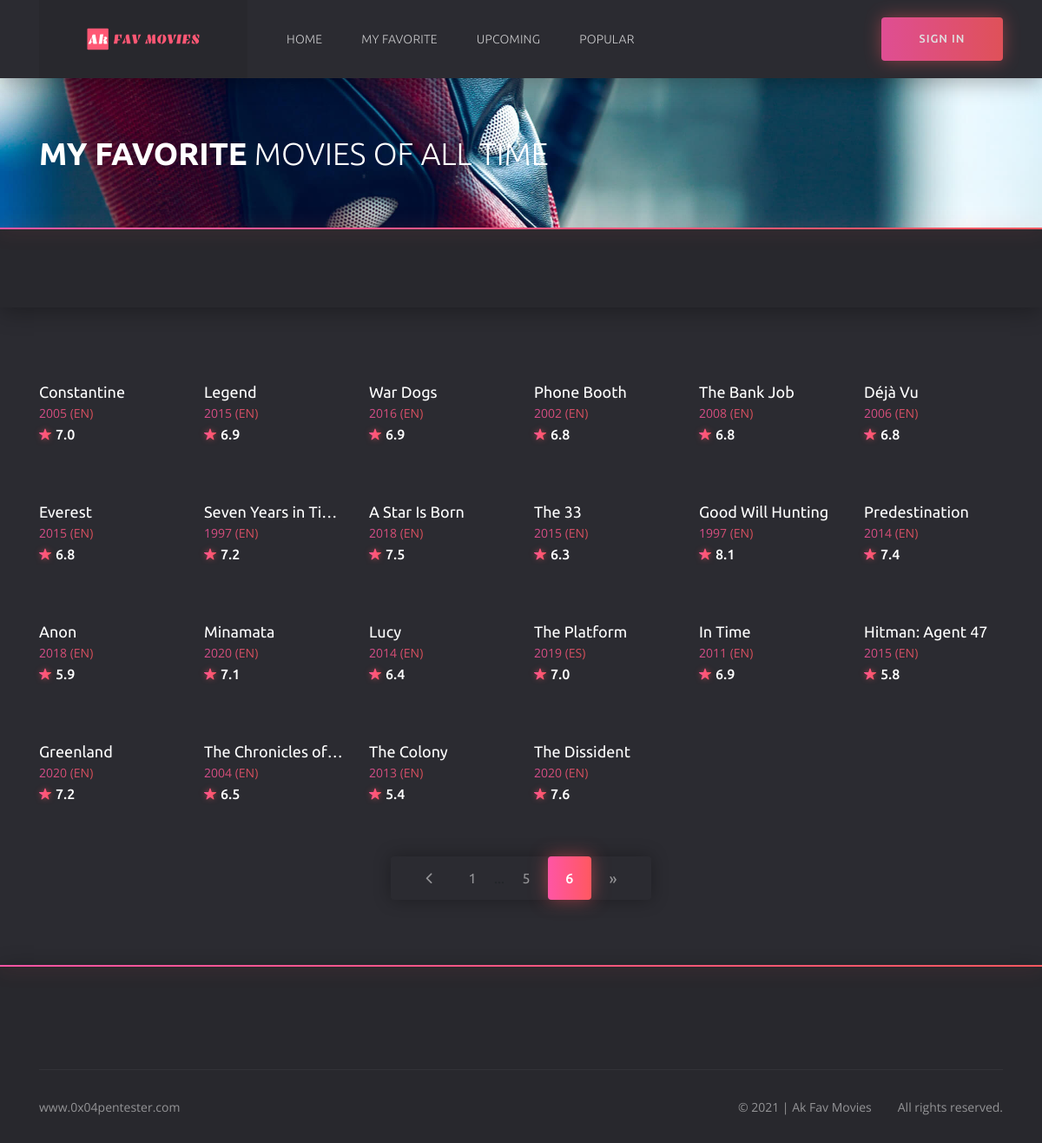
The page /favorite?page=6 on the database as committed earlier.
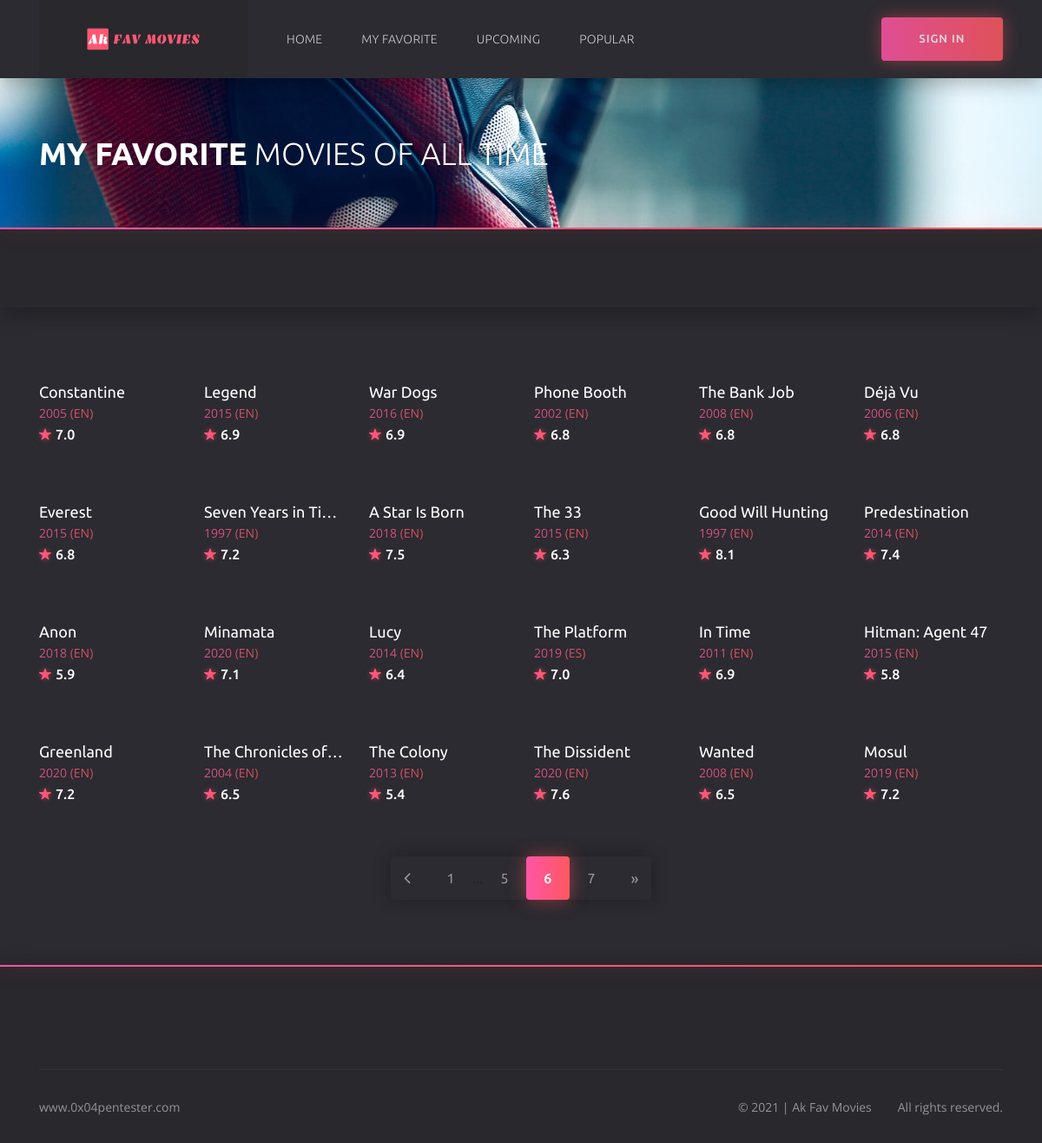
The same page on the database as committed later.
### models.py (models this page shows)
class Movie(db.Model):
    __tablename__ = "movies"
    id = db.Column(db.Integer, primary_key=True)
    org_id = db.Column(db.Integer, nullable=False)
    title = db.Column(db.String(250), unique=True, nullable=False)
    release_date = db.Column(db.Integer, nullable=False)
    runtime = db.Column(db.Integer, nullable=False)
    tagline = db.Column(db.String(100), nullable=False)
    overview = db.Column(db.String(2500), nullable=False)
    vote_average = db.Column(db.Float, nullable=False)
    ranking = db.Column(db.Float, nullable=False)
    genres = db.Column(db.String(50), nullable=False)
    original_language = db.Column(db.String(10), nullable=False)
    poster_path = db.Column(db.String(250), nullable=False)
    backdrop_path = db.Column(db.String(250), nullable=False)

### routes.py (the view)
@csrf.exempt
@app.route('/favorite', methods=['GET'])
def favorite():
    page = request.args.get('page', 1, type=int)
    if request.method == 'GET':
        all_movie = Movie.query.paginate(page=page, per_page=ROWS_PER_PAGE)
        if len(all_movie.items) > 0:
            return render_template('favorite.html', current_user=current_user, all_movie=all_movie)
        return redirect(url_for('index'))
    return redirect(url_for('index'))

### routes.py (called while the page is built)
@app.context_processor
def inject_now():
    return {'now': dt.datetime.utcnow()}

@app.after_request
def apply_caching(response):
    response.headers["HTTP-HEADER"] = "VALUE"
    response.headers["X-Frame-Options"] = "SAMEORIGIN"
    response.headers['X-XSS-Protection'] = '1; mode=block'
    response.headers['X-Content-Type-Options'] = 'nosniff'
    response.headers['Strict-Transport-Security'] = 'max-age=31536000'  # includeSubDomains
    return response

### templates/favorite.html (shortened to what this page needs)
{% extends 'base.html' %}
	{% block header %}
		{% include 'header.html' %}
	{% endblock %}
{% block content %}
	<section class="section section--first section--bg" style="background: url(static/img/home/home__bg2.jpg) no-repeat center/cover">
		<div class="container">
			<div class="row">
				<div class="col-12">
					<div class="section__wrap">
						<h1 class="home__title"><b>My FAVORITE</b> MOVIES OF ALL TIME</h1>
					</div>
				</div>
			</div>
		</div>
	</section>
	<div class="filter">
		<div class="container">
			<div class="row">
				<div class="col-12">
					<div class="filter__content">
					</div>
				</div>
			</div>
		</div>
	</div>
	<div class="catalog">
		<div class="container">
			<div class="row">
				{% for movie in all_movie.items %}
				<div class="col-6 col-sm-4 col-lg-3 col-xl-2">
					<div class="card">
						<div class="card__cover">
						</div>
						<div class="card__content">
							<h3 class="card__title">
								<a href="{{ url_for('details', id=movie.org_id) }}">{{ movie.title }}</a>
							</h3>
							<span class="card__category">
								<a href="{{ url_for('details', id=movie.org_id) }}">{{ movie.release_date }} ({{ movie.original_language | upper }})</a>
							</span>
							<span class="card__rate"><i class="icon ion-ios-star"></i>{{ movie.vote_average }}</span>
						</div>
					</div>
				</div>
				{% endfor %}
				<div class="col-12">
					<ul class="paginator">
						<li class="paginator__item paginator__item--prev">
							<a href="{{ url_for('favorite', page=all_movie.prev_num) }}">
									<i class="icon ion-ios-arrow-back
									"></i>
							</a>
						</li>
					{% for page_num in all_movie.iter_pages(left_edge=1, right_edge=1, left_current=1, right_current=2) %}
						{% if page_num %}
							{% if all_movie.page == page_num %}
								<li class="paginator__item paginator__item--active">
									<a href="{{ url_for('favorite', page=page_num) }}"
									   class="btn btn-dark">
										{{ page_num }}
									</a>
								</li>
							{% else %}
								<li class="paginator__item">
									<a href="{{ url_for('favorite', page=page_num) }}"
									   class="btn btn-outline-dark">
										{{ page_num }}
									</a>
								</li>
							{% endif %}
						{% else %}
							...
						{% endif %}
					{% endfor %}
						<li class="paginator__item paginator__item--next">
							<a href="{{ url_for('favorite', page=all_movie.next_num) }}"
							   class="btn btn-outline-dark
							   {% if all_movie.page == all_movie.pages %}disabled
							   {% endif %}">
								&raquo;
							</a>
						</li>
					</ul>
				</div>
			</div>
		</div>
	</div>
{% endblock %}
	{% block footer %}
		{% include "footer.html" %}
	{% endblock %}

### templates/base.html (shortened to what this page needs)
<!DOCTYPE html>
<html lang="en">
<head>
	<link rel="stylesheet" href="{{ url_for('static', filename='css/bootstrap-reboot.min.css') }}">
	<link rel="stylesheet" href="{{ url_for('static', filename='css/bootstrap-grid.min.css') }}">
	<link rel="stylesheet" href="{{ url_for('static', filename='css/owl.carousel.min.css') }}">
	<link rel="stylesheet" href="{{ url_for('static', filename='css/jquery.mCustomScrollbar.min.css') }}">
	<link rel="stylesheet" href="{{ url_for('static', filename='css/nouislider.min.css') }}">
	<link rel="stylesheet" href="{{ url_for('static', filename='css/ionicons.min.css') }}">
	<link rel="stylesheet" href="{{ url_for('static', filename='css/plyr.css') }}">
	<link rel="stylesheet" href="{{ url_for('static', filename='css/photoswipe.css') }}">
	<link rel="stylesheet" href="{{ url_for('static', filename='css/default-skin.css') }}">
	<link rel="stylesheet" href="{{ url_for('static', filename='css/main.css') }}">
</head>
<body class="body">
	{% block header %} {% endblock %}
	{% block content %} {% endblock %}
	{% block footer %} {% endblock %}
</body>
</html>

### templates/header.html (shortened to what this page needs)
	<header class="header">
		<div class="header__wrap">
			<div class="container">
				<div class="row">
					<div class="col-12">
						<div class="header__content">
							<a href="{{ url_for('index') }}" class="header__logo">
								<img src="{{ url_for('static', filename='img/logo.svg') }}" alt="">
							</a>
							<ul class="header__nav">
								<li class="header__nav-item">
									<a href="{{ url_for('index') }}" class="header__nav-link" >Home</a>
								</li>
								<li class="header__nav-item">
									<a href="{{ url_for('favorite')}}" class="header__nav-link">My Favorite</a>
								</li>
								<li class="header__nav-item">
									<a href="{{ url_for('upcoming')}}" class="header__nav-link">Upcoming</a>
								</li>
								<li class="header__nav-item">
									<a href="{{ url_for('popular')}}" class="header__nav-link">Popular</a>
								</li>
							</ul>
							<div class="header__auth">
								{% if not current_user.is_authenticated: %}
									<a href="{{ url_for('login') }}" class="header__sign-in">
										<span>sign in</span>
									</a>
								{% else: %}
									<a href="{{ url_for('logout') }}" class="header__sign-in">
										<i class="icon ion-ios-log-in"></i>
										<span>sign out</span>
									</a>
								{% endif %}
							</div>
						</div>
					</div>
				</div>
			</div>
		</div>
		<form action="#" class="header__search">
			<div class="container">
				<div class="row">
					<div class="col-12">
						<div class="header__search-content">
							<button type="button">search</button>
						</div>
					</div>
				</div>
			</div>
		</form>
	</header>

### templates/footer.html (shortened to what this page needs)
	<footer class="footer">
		<div class="container">
			<div class="row">
				<div class="col-12">
					<div class="footer__copyright">
						<small><a href="https://0x04pentester.com/" target="_blank">www.0x04pentester.com</a></small>
						<ul>
							<li><small>© {{ now.year }} | Ak Fav Movies</small></li>
							<li><small>All rights reserved.</small></li>
						</ul>
					</div>
				</div>
			</div>
		</div>
	</footer>

Rows that differ between the two databases and show on the page:
added Movie: title "Wanted", release_date "2008", original_language "EN", vote_average "6.5"
added Movie: title "Mosul", release_date "2019", original_language "EN", vote_average "7.2"
Other text that changed with them:
new list line: "7"
